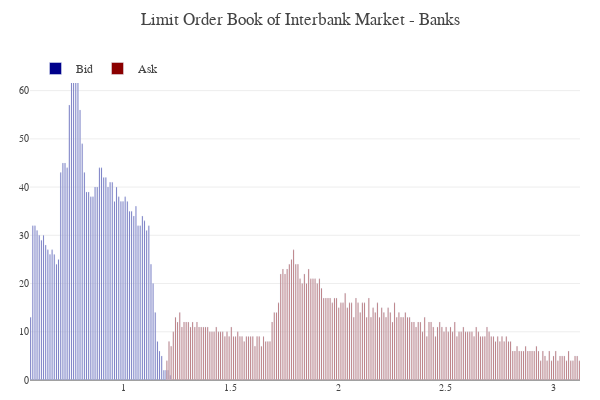

The notebook cell this image was saved under:
### Markdown cell above
### Interbank Limit Order Book

### Code cell
model.bank_details.lob(steps, agent = 'Banks')

### Figure 1 — Plotly figure (JSON) as saved in the notebook; plotly's stock layout.template omitted (floating-point values rounded to 4 significant figures; data arrays with more than 128 entries replaced by an {"elided": "..."} marker saying what was removed)
{"data": [{"marker": {"color": "darkblue"}, "name": "Bid", "type": "bar", "x": [1.16, 1.15, 1.14, 1.13, 1.12, 1.11, 1.1, 1.09, 1.08, 1.07, 1.06, 1.05, 1.04, 1.03, 1.02, 1.01, 1, 0.99, 0.98, 0.97, 0.96, 0.95, 0.94, 0.93, 0.92, 0.91, 0.9, 0.89, 0.88, 0.87, 0.86, 0.85, 0.84, 0.83, 0.82, 0.81, 0.8, 0.79, 0.78, 0.77, 0.76, 1.18, 1.17, 0.75, 0.74, 0.73, 0.72, 0.71, 1.22, 1.21, 1.2, 1.19, 0.7, 0.69, 0.68, 0.67, 0.66, 0.65, 0.64, 0.63, 0.62, 0.61, 0.6, 0.59, 0.58, 0.57], "xaxis": "x", "y": [8, 14, 20, 24, 32, 31, 33, 34, 32, 32, 36, 34, 35, 35, 37, 38, 37, 37, 38, 40, 37, 41, 41, 40, 42, 42, 44, 44, 40, 40, 38, 38, 39, 39, 43, 49, 56, 62, 64, 64, 65, 5, 6, 57, 44, 45, 45, 43, 1, 2, 2, 2, 25, 24, 26, 27, 26, 27, 28, 30, 29, 30, 31, 32, 32, 13], "yaxis": "y"}, {"marker": {"color": "darkred"}, "name": "Ask", "type": "bar", "x": {"elided": "193 float values"}, "xaxis": "x", "y": {"elided": "193 int values"}, "yaxis": "y"}], "layout": {"height": 400, "hovermode": "closest", "legend": {"orientation": "h", "x": 0.01, "xanchor": "left", "y": 0.9, "yanchor": "bottom"}, "margin": {"b": 20, "l": 30, "r": 20, "t": 50}, "showlegend": true, "title": {"text": "Limit Order Book of Interbank Market - Banks"}, "width": 600, "xaxis": {"anchor": "y", "domain": [0, 1], "showgrid": false, "tickfont": {"size": 10}}, "yaxis": {"anchor": "x", "domain": [0, 1], "side": "left", "tickfont": {"size": 10}}}}
